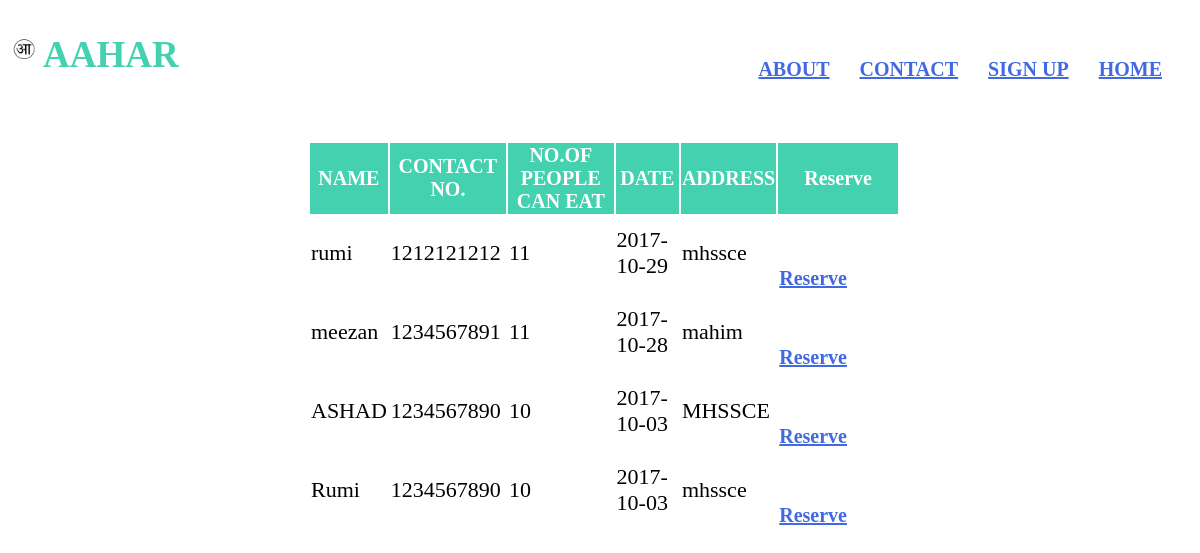
The page /need.php on the database as committed earlier.
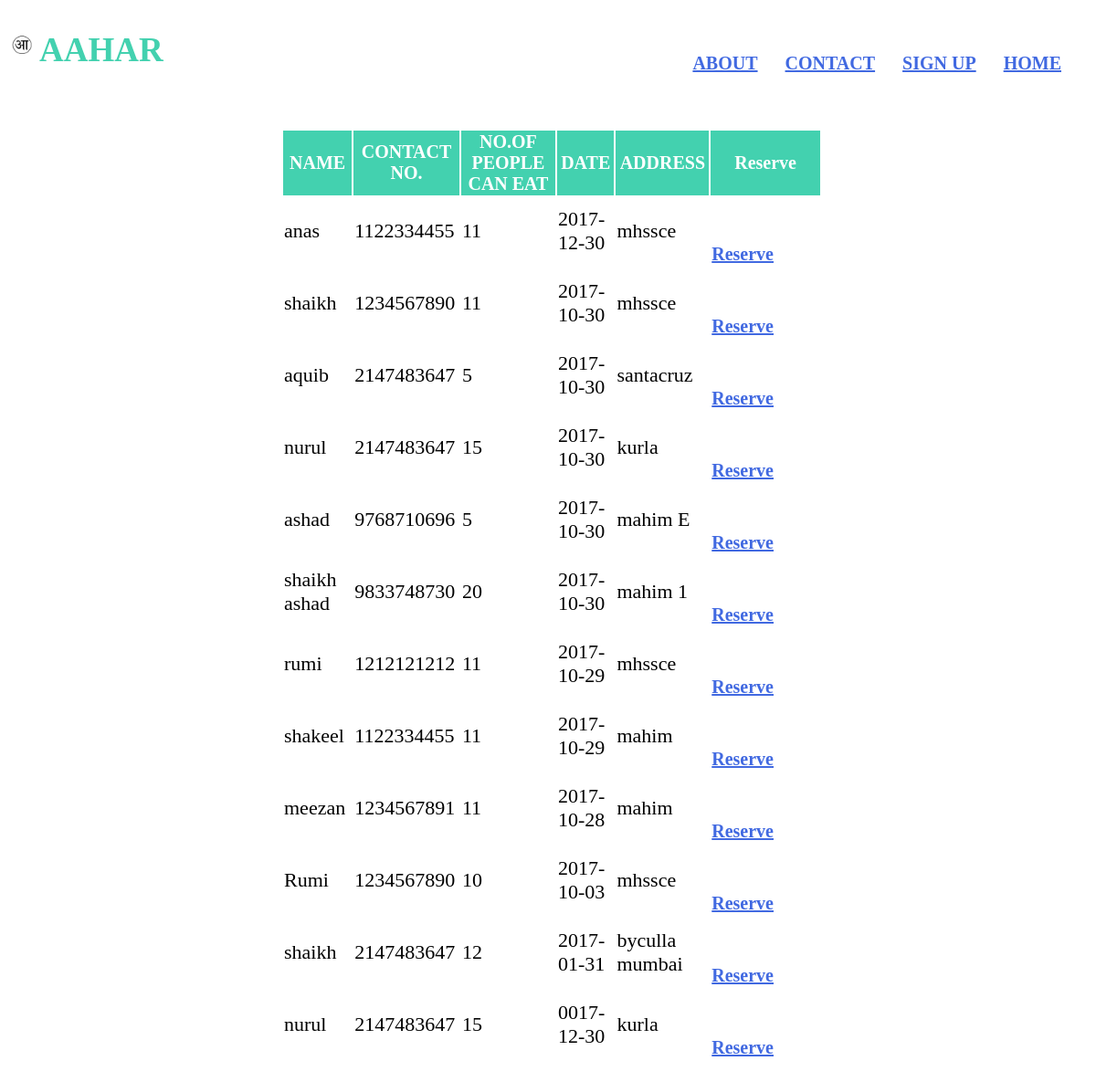
The same page on the database as committed later.
### tables this page shows
CREATE TABLE `donate` (
  `name` text NOT NULL,
  `phone` bigint(10) NOT NULL,
  `people` int(5) NOT NULL,
  `date` date NOT NULL,
  `address` text NOT NULL,
  `id` int(11) NOT NULL
);

### need.php (the view, shortened to what this page needs)
<html>
<head>
    </head>
<body>
<?php
require('heading.php');
require('connect.php');
 $result=mysqli_query ($connection,"SELECT * FROM donate order by date DESC" );
    if($result){
        echo "<table>
        <th>NAME</th>
        <th>CONTACT NO.</th>
        <th>NO.OF PEOPLE CAN EAT</th>
        <th>DATE</th>
        <th>ADDRESS</th>
	<th>Reserve</th>";
        while($row=mysqli_fetch_assoc($result)){
 $url= "delete.php?id=".$row['id'];
            echo '<tr>',
                '<td>',$row['name'],'</td>',
                '<td>',$row['phone'],'</td>',
                '<td>',$row['people'],'</td>',
                '<td>',$row['date'],'</td>',
                '<td>',$row['address'],'</td>',
		'<td>',"<a href=$url>Reserve</a>",'</td>',
                '<tr>';
        }
    }
    else{
        echo "No availability,Sorry for this";
    }
 ?>
 </table>
    </body>
    </html>

### heading.php (shortened to what this page needs)
<html>
<head>
</head>
<body>
<div class="heading">
    <img id="mainimage" src="aa.jpg"><h1>AAHAR</h1>
  <a href="first.html" style="margin-right:30px;">HOME</a><a href="register.php" style="margin-right:30px;">SIGN UP</a><a href="contact.html" style="margin-right:30px;">CONTACT</a><a href="about.html" style="margin-right:30px;">ABOUT</a>
    </div>
</body>

### need.php (style rules this page uses)
table { margin:40px 300px; font-size:22px; border:1; align:center; cellpadding:5px; width:50%; }
table th { color:white; background-color:#43D1AF; font-size: 20px; }

### heading.php (style rules this page uses)
#mainimage { height: 35px; width: 35px; }
a { float: right; display: inline-block; margin-top: 50px; color: royalblue; font-weight: bold; font-size: 20px; margin-right: 50px; }
h1 { display: inline-block; color: #43d1af; font-size: 37px; }

Rows that differ between the two databases and show on the page:
removed donate: name "ASHAD", phone "1234567890", people "10", date "2017-10-03", address "MHSSCE"
added donate: name "anas", phone "1122334455", people "11", date "2017-12-30", address "mhssce"
added donate: name "shaikh", phone "1234567890", people "11", date "2017-10-30", address "mhssce"
added donate: name "aquib", phone "2147483647", people "5", date "2017-10-30", address "santacruz"
added donate: name "nurul", phone "2147483647", people "15", date "2017-10-30", address "kurla"
added donate: name "ashad", phone "9768710696", people "5", date "2017-10-30", address "mahim E"
added donate: name "shaikh ashad", phone "9833748730", people "20", date "2017-10-30", address "mahim 1"
added donate: name "shakeel", phone "1122334455", people "11", date "2017-10-29", address "mahim"
added donate: name "shaikh", phone "2147483647", people "12", date "2017-01-31", address "byculla mumbai"
added donate: name "nurul", phone "2147483647", people "15", date "0017-12-30", address "kurla"
